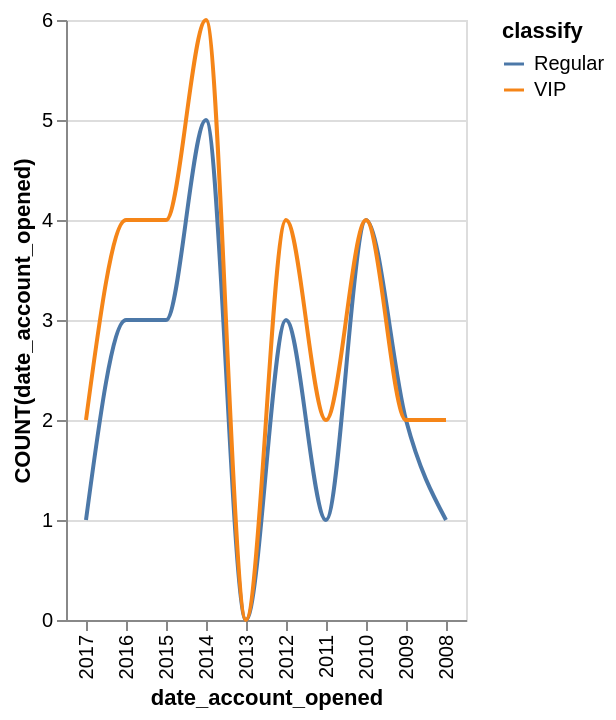

Write the Vega-Lite specification saved for this chart.
### Vega-Lite specification from a JSON file in a GitHub repository (floating-point values rounded to 4 significant figures)
{"data": {"values": [{"x_data": "2008", "y_data": 1, "classify": "Regular"}, {"x_data": "2009", "y_data": 2, "classify": "Regular"}, {"x_data": "2010", "y_data": 4, "classify": "Regular"}, {"x_data": "2011", "y_data": 1, "classify": "Regular"}, {"x_data": "2012", "y_data": 3, "classify": "Regular"}, {"x_data": "2013", "y_data": 0, "classify": "Regular"}, {"x_data": "2014", "y_data": 5, "classify": "Regular"}, {"x_data": "2015", "y_data": 3, "classify": "Regular"}, {"x_data": "2016", "y_data": 3, "classify": "Regular"}, {"x_data": "2017", "y_data": 1, "classify": "Regular"}, {"x_data": "2008", "y_data": 2, "classify": "VIP"}, {"x_data": "2009", "y_data": 2, "classify": "VIP"}, {"x_data": "2010", "y_data": 4, "classify": "VIP"}, {"x_data": "2011", "y_data": 2, "classify": "VIP"}, {"x_data": "2012", "y_data": 4, "classify": "VIP"}, {"x_data": "2013", "y_data": 0, "classify": "VIP"}, {"x_data": "2014", "y_data": 6, "classify": "VIP"}, {"x_data": "2015", "y_data": 4, "classify": "VIP"}, {"x_data": "2016", "y_data": 4, "classify": "VIP"}, {"x_data": "2017", "y_data": 2, "classify": "VIP"}]}, "mark": {"type": "line", "interpolate": "monotone"}, "encoding": {"x": {"field": "x_data", "type": "nominal", "title": "date_account_opened", "sort": "descending"}, "y": {"field": "y_data", "type": "quantitative", "title": "COUNT(date_account_opened)"}, "color": {"field": "classify"}}}
